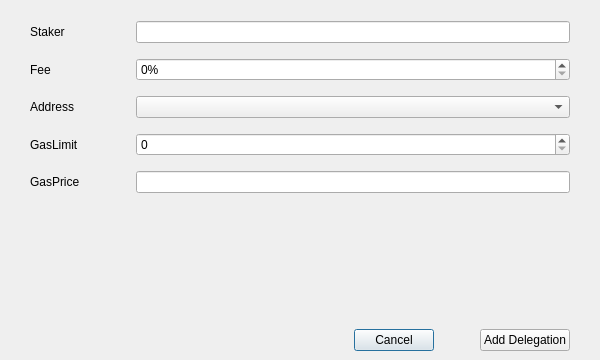
<?xml version="1.0" encoding="UTF-8"?>
<ui version="4.0">
 <class>AddDelegationPage</class>
 <widget class="QDialog" name="AddDelegationPage">
  <property name="geometry">
   <rect>
    <x>0</x>
    <y>0</y>
    <width>600</width>
    <height>360</height>
   </rect>
  </property>
  <property name="windowTitle">
   <string>Dialog</string>
  </property>
  <layout class="QVBoxLayout" name="verticalLayout">
   <property name="leftMargin">
    <number>0</number>
   </property>
   <property name="rightMargin">
    <number>0</number>
   </property>
   <property name="bottomMargin">
    <number>0</number>
   </property>
   <item>
    <spacer name="verticalSpacer">
     <property name="orientation">
      <enum>Qt::Vertical</enum>
     </property>
     <property name="sizeType">
      <enum>QSizePolicy::Fixed</enum>
     </property>
     <property name="sizeHint" stdset="0">
      <size>
       <width>20</width>
       <height>10</height>
      </size>
     </property>
    </spacer>
   </item>
   <item>
    <layout class="QGridLayout" name="gridLayout">
     <property name="leftMargin">
      <number>30</number>
     </property>
     <property name="rightMargin">
      <number>30</number>
     </property>
     <property name="verticalSpacing">
      <number>15</number>
     </property>
     <item row="3" column="1">
      <widget class="QSpinBox" name="lineEditGasLimit"/>
     </item>
     <item row="4" column="0">
      <widget class="QLabel" name="labelGasPrice">
       <property name="minimumSize">
        <size>
         <width>100</width>
         <height>0</height>
        </size>
       </property>
       <property name="text">
        <string>GasPrice</string>
       </property>
      </widget>
     </item>
     <item row="4" column="1">
      <widget class="BitcoinAmountField" name="lineEditGasPrice"/>
     </item>
     <item row="0" column="0">
      <widget class="QLabel" name="labelStaker">
       <property name="minimumSize">
        <size>
         <width>100</width>
         <height>0</height>
        </size>
       </property>
       <property name="text">
        <string>Staker</string>
       </property>
      </widget>
     </item>
     <item row="1" column="1">
      <layout class="QHBoxLayout" name="horizontalLayout">
       <item>
        <widget class="QSpinBox" name="spinBoxFee">
         <property name="minimumSize">
          <size>
           <width>100</width>
           <height>0</height>
          </size>
         </property>
         <property name="suffix">
          <string>%</string>
         </property>
        </widget>
       </item>
      </layout>
     </item>
     <item row="3" column="0">
      <widget class="QLabel" name="labelGasLimit">
       <property name="minimumSize">
        <size>
         <width>100</width>
         <height>0</height>
        </size>
       </property>
       <property name="text">
        <string>GasLimit</string>
       </property>
      </widget>
     </item>
     <item row="2" column="0">
      <widget class="QLabel" name="labelAddress">
       <property name="minimumSize">
        <size>
         <width>100</width>
         <height>0</height>
        </size>
       </property>
       <property name="text">
        <string>Address</string>
       </property>
      </widget>
     </item>
     <item row="2" column="1">
      <widget class="AddressField" name="lineEditAddress"/>
     </item>
     <item row="0" column="1">
      <layout class="QHBoxLayout" name="horizontalLayout_3">
       <item>
        <widget class="QValidatedLineEdit" name="lineEditStaker"/>
       </item>
      </layout>
     </item>
     <item row="1" column="0">
      <widget class="QLabel" name="labelFee">
       <property name="minimumSize">
        <size>
         <width>100</width>
         <height>0</height>
        </size>
       </property>
       <property name="text">
        <string>Fee</string>
       </property>
      </widget>
     </item>
    </layout>
   </item>
   <item>
    <spacer name="verticalSpacer_2">
     <property name="orientation">
      <enum>Qt::Vertical</enum>
     </property>
     <property name="sizeType">
      <enum>QSizePolicy::MinimumExpanding</enum>
     </property>
     <property name="sizeHint" stdset="0">
      <size>
       <width>20</width>
       <height>40</height>
      </size>
     </property>
    </spacer>
   </item>
   <item>
    <widget class="QWidget" name="buttonsContainerWhite" native="true">
     <layout class="QHBoxLayout" name="horizontalLayout_2">
      <property name="leftMargin">
       <number>30</number>
      </property>
      <property name="rightMargin">
       <number>30</number>
      </property>
      <item>
       <spacer name="horizontalSpacer">
        <property name="orientation">
         <enum>Qt::Horizontal</enum>
        </property>
        <property name="sizeType">
         <enum>QSizePolicy::Expanding</enum>
        </property>
        <property name="sizeHint" stdset="0">
         <size>
          <width>40</width>
          <height>20</height>
         </size>
        </property>
       </spacer>
      </item>
      <item>
       <widget class="QPushButton" name="clearButton">
        <property name="text">
         <string>Cancel</string>
        </property>
       </widget>
      </item>
      <item>
       <spacer name="horizontalSpacer_2">
        <property name="orientation">
         <enum>Qt::Horizontal</enum>
        </property>
        <property name="sizeType">
         <enum>QSizePolicy::Fixed</enum>
        </property>
        <property name="sizeHint" stdset="0">
         <size>
          <width>40</width>
          <height>20</height>
         </size>
        </property>
       </spacer>
      </item>
      <item>
       <widget class="QPushButton" name="addDelegationButton">
        <property name="text">
         <string>Add Delegation</string>
        </property>
       </widget>
      </item>
     </layout>
    </widget>
   </item>
  </layout>
 </widget>
 <customwidgets>
  <customwidget>
   <class>QValidatedLineEdit</class>
   <extends>QLineEdit</extends>
   <header>qt/qvalidatedlineedit.h</header>
  </customwidget>
  <customwidget>
   <class>BitcoinAmountField</class>
   <extends>QLineEdit</extends>
   <header>qt/bitcoinamountfield.h</header>
   <container>1</container>
  </customwidget>
  <customwidget>
   <class>AddressField</class>
   <extends>QComboBox</extends>
   <header>qt/addressfield.h</header>
  </customwidget>
 </customwidgets>
 <resources/>
 <connections/>
</ui>
